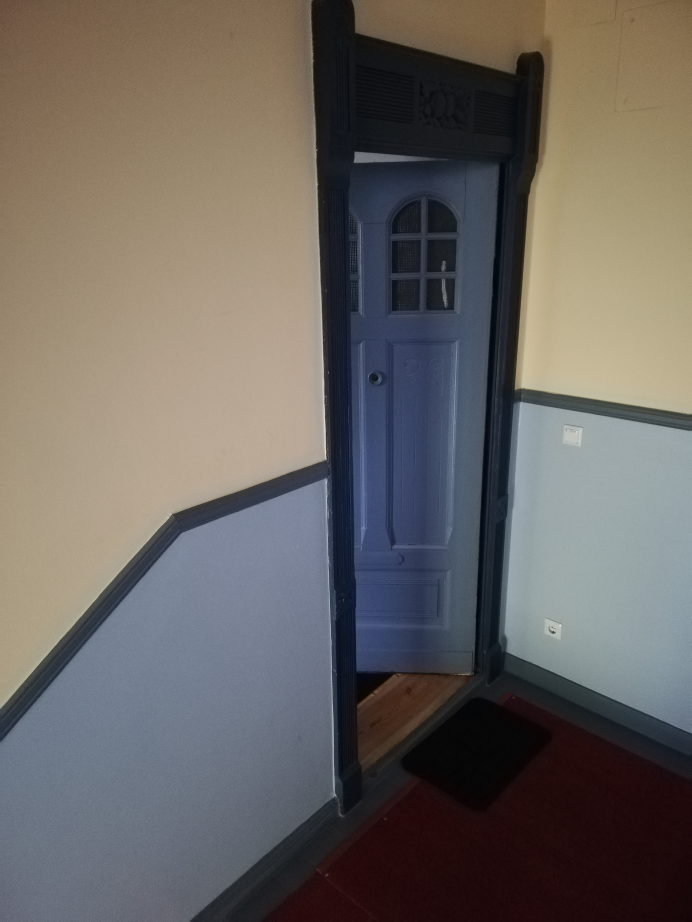
#> input picture images/door_3.jpg, 3456 x 4608 px, given in place of door_3.jpg.jpg, which was not available (shown at 1/5 size)
$ python experiments.py images/door_3.jpg images/door_4.jpg   (older library calls are emulated)
#> lines starting #> are read from the running program, lines starting #| are printed output that depends on the picture; after the words box and inside, x2 and y2 are one past the last pixel; in counts of white or black regions, pixels touching at a corner belong together; long printed decimals are rounded; pictures that were not available may be replaced by others from this repository, and a replacement may not be noted
import cv2
import sys
import numpy as np
import math

# Detection method that gets used in all cases
def detect(img):
    img = resize(img, 120)
    width, height = img.shape[:2]
    # [50 lines of commented-out code are left out]
    img = useCorners(img)

    # Option 6: Shapes
    # img = useShapeDetection(img, edges, gray)

    return img

# START---Detection of doors with the use of corners and edges
def useCorners(img):

    # [14 lines of commented-out code are left out]
    img = cv2.addWeighted(img, 1.5, img, 0, 0)
    cv2.imshow('buf', img)

    gray = cv2.cvtColor(img, cv2.COLOR_BGR2GRAY)

    blurred = cv2.GaussianBlur(gray, (3,3), 2.5)

    # Auto thresholds for now
    sigma = 0.33
    v = np.median(blurred)
    lower = int(max(0, (1.0 - sigma) * v))
    upper = int(min(255, (1.0 + sigma) * v))

    edges = cv2.Canny(blurred, lower/2, upper)
    cv2.imshow('edges2', edges)


    # corners = cv2.goodFeaturesToTrack(edges, 50, 0.1, 10)
    off = 15
    roi = [off, edges.shape[0] - off, off, edges.shape[1] - off]
    mask = np.zeros_like(gray)
    mask[roi[0]:roi[1], roi[2]:roi[3]] = 255

    corners = cv2.goodFeaturesToTrack(gray, 40, 0.05, 10, mask=mask)

    for c in corners:
        x, y = c.ravel()
        cv2.circle(img, (x, y), 3, (0, 0, 255), -1)
    print(len(corners))

    # Group corners
    c_groups = groupCorners(corners, edges, img)

    # [19 lines of commented-out code are left out]

    doors = []
    doorsRanking = []
    for g in c_groups:
        percentage = testCandidate(g, edges)

        if percentage > 0.85:
            doorsRanking.append(percentage)
            doors.append(g)

    for door in doors:
        pts = np.array([door], np.int32)
        pts = pts.reshape((-1,1,2))
        cv2.polylines(img, [pts], True, (255,0,0), 1, cv2.LINE_AA)
        # cv2.imshow('test',img)
        # cv2.waitKey(0)

    print('CANDIDATES', len(doors))

    if len(doors):
        door = chooseBestCandidate(doors, doorsRanking, gray)
        pts = np.array([door], np.int32)
        pts = pts.reshape((-1,1,2))
        cv2.polylines(img, [pts], True, (0,255,255), 1, cv2.LINE_AA)

    return img

def groupCorners(corners, img, showImg):
    height, width = img.shape[:2]

    THRESH_DIST_MAX = height * 0.85
    THRESH_DIST_MIN = height * 0.3

    # Goal is as high as possible somehow
    THRESH_ORI_MAX = 180
    THRESH_ORI_MIN = 50

    doorPosts = []

    done = np.zeros(len(corners))

    # Assuming that door posts are almost vertical
    for i, c1 in enumerate(corners):
        c1 = c1.ravel()
        for j, c2 in enumerate(corners):

            # Filter out duplicates
            if done[j] == True:
                continue

            c2 = c2.ravel()

            distance = getDistance(c1, c2)
            if distance < THRESH_DIST_MIN or distance > THRESH_DIST_MAX:
                continue

            orientation = np.degrees(getOrientation(c1, c2))
            if orientation < THRESH_ORI_MIN or orientation > THRESH_ORI_MAX:
                continue

            # sort so that the high point is always the first
            group = sorted([c1, c2], key=lambda k: [k[1], k[0]])

            doorPosts.append(group)

        # after all possibilities with c1 are done delete it
        done[i] = True

    print('DOORPOSTS', len(doorPosts))

    # [12 lines of commented-out code are left out]

    THRESH_ORI_MAX = 10

    cornerGroups = []
    done = np.zeros(len(doorPosts))

    # Possible door posts are collected, try to join them together
    for i, line1 in enumerate(doorPosts):
        c11, c12 = line1
        length1 = getDistance(c11, c12)
        for j, line2 in enumerate(doorPosts):

            # Filter out duplicates
            if done[j] == True:
                continue

            c21, c22 = line2
            length2 = getDistance(c21, c22)

            # if one of the points is the same -> continue
            if np.array_equal(c11, c21) or np.array_equal(c12, c22):
                continue

            # if the length of door posts is too different -> continue
            lengthDiff = abs(length1 - length2)
            if lengthDiff > length1 * 0.15 or lengthDiff > length2 * 0.15:
                continue

            # TODO look up real door aspect ratios
            lengthAVG = (length1 + length2) / 2
            minLength = lengthAVG * 0.35
            maxLength = lengthAVG * 0.7

            distanceTop = getDistance(c11, c21)
            if distanceTop < minLength or distanceTop > maxLength:
                continue

            distanceBot = getDistance(c12, c22)
            # NOTE: the bottom comparison is more helpful
            # if distanceBot < minLength or distanceBot > maxLength:
            #     continue

            # first distance is top and more important
            if distanceBot > distanceTop * 1.1:
                continue

            orientation = np.degrees(getOrientation(c11, c21))
            if orientation > THRESH_ORI_MAX:
                continue

            orientation = np.degrees(getOrientation(c12, c22))
            if orientation > THRESH_ORI_MAX:
                continue

            # sort to draw door candidate
            group = [c11, c21, c22, c12]
            cornerGroups.append(group)

        # doorpost i does not need further testing
        done[i] = True

    print('CORNERGROUPS', len(cornerGroups))

    return cornerGroups

# [410 lines left out: functions testCandidate, chooseBestCandidate, fldOperations, processLines, groupLines, findRectFromLines and 4 more, not called in this run]

def getDistance(p1, p2):
    x1, y1 = p1
    x2, y2 = p2
    return np.sqrt((x1-x2)**2 + (y1-y2)**2)

def getOrientation(p1, p2):
    x1, y1 = p1
    x2, y2 = p2

    dir = 179
    if x1 != x2:
        dir = (2 / np.pi) * np.arctan(abs(y2-y1) / abs(x2-x1))
    return dir

def getOrientationLine(line):
    orientation = math.atan2(abs((line[0] - line[2])), abs((line[1] - line[3])))
    return math.degrees(orientation)

def resize(img, width):
    h, w = img.shape[:2]
    height = int(h * (width / w))
    dim = (width, height)
    resized = cv2.resize(img, dim, interpolation = cv2.INTER_AREA)

    return resized

# No longer used methods
# [91 lines left out: functions lsdOperations, houghOperations, direction, showLines, stream, not called in this run]

def single(path):
    img = cv2.imread('images/' + path + '.jpg')

    img = detect(img)

    dim = (450, 600)
    # resize image
    resized = cv2.resize(img, dim, interpolation = cv2.INTER_AREA)

    cv2.imshow('frame', resized)
    cv2.imwrite('results/' + path + '.jpg', img)

    ch = cv2.waitKey(0)

# USAGE
# python main.py door_X --> single image
# python main.py --> stream
def main():
    if len(sys.argv) > 1:
        if sys.argv[1] == 'vid':
            stream(sys.argv[2])
        else:
            single(sys.argv[1])
#> in single, img is the input picture: shape (4608, 3456, 3); mean B, G, R 97.7, 101.8, 106.7
#> in resize, `resized = cv2.resize(img, dim, interpolation = cv2.INTER_AREA)`:
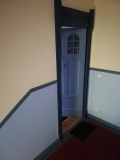
#> resized: shape (160, 120, 3); mean B, G, R 97.7, 101.8, 106.7
#> in useCorners, `img = cv2.addWeighted(img, 1.5, img, 0, 0)`:
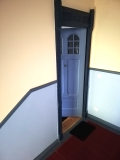
#> img: shape (160, 120, 3); mean of channels 0, 1, 2 146.6, 152.3, 157.7; drawn as B, G, R
#> in useCorners, `gray = cv2.cvtColor(img, cv2.COLOR_BGR2GRAY)`:
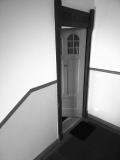
#> gray: shape (160, 120); min 8, max 255, mean 153.3
#> in useCorners, `blurred = cv2.GaussianBlur(gray, (3,3), 2.5)`:
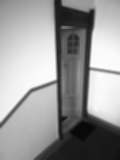
#> blurred: shape (160, 120); min 9, max 255, mean 153.3
#> in useCorners, `v = np.median(blurred)`: v = 174
#> in useCorners, `lower = int(max(0, (1.0 - sigma) * v))`: lower = 116
#> in useCorners, `upper = int(min(255, (1.0 + sigma) * v))`: upper = 231
#> in useCorners, `edges = cv2.Canny(blurred, lower/2, upper)`:
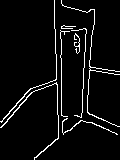
#> edges: shape (160, 120); 5.2% white in thin lines or dots
#> in useCorners, `corners = cv2.goodFeaturesToTrack(gray, 40, 0.05, 10, mask=mask)`: corners = 13 rows, first 8: [90, 66], [56, 79], [61, 27], [88, 112], [62, 115], [68, 53], [85, 29], [58, 138]
#> the loop in useCorners, `for c in corners:` made 13 passes
#> (x, y) on passes 1 to 12: (90, 66), (56, 79), (61, 27), (88, 112), (62, 115), (68, 53), (85, 29), (58, 138), (30, 89), (68, 41), (64, 65), (71, 27)
#> after the loop in useCorners, `for c in corners:`:
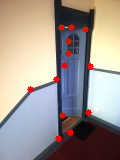
#> img: shape (160, 120, 3); 1.96% of pixels changed, all inside (x1, y1, x2, y2) = (27, 24, 94, 142); drawn as B, G, R
#| 13
#> in groupCorners, `done = np.zeros(len(corners))`: done = [0, 0, 0, 0, 0, 0, 0, 0, 0, 0, 0, 0, 0]
#> the loop in groupCorners, `for i, c1 in enumerate(corners):` made 13 passes
#> after the loop in groupCorners, `for i, c1 in enumerate(corners):`: done = [1, 1, 1, 1, 1, 1, 1, 1, 1, 1, 1, 1, 1]; doorPosts = 20 items, first 6: [[61, 27], [56, 79]], [[56, 79], [58, 138]], [[61, 27], [62, 115]], [[61, 27], [58, 138]], [[61, 27], [70, 132]], [[85, 29], [88, 112]]
#| DOORPOSTS 20
#> in groupCorners, `done = np.zeros(len(doorPosts))`: done = 20 values from 0 to 0
#> the loop in groupCorners, `for i, line1 in enumerate(doorPosts):` made 20 passes
#> line1 on passes 2 to 13: [[56, 79], [58, 138]], [[61, 27], [62, 115]], [[61, 27], [58, 138]], [[61, 27], [70, 132]], [[85, 29], [88, 112]], [[71, 27], [88, 112]], [[68, 53], [62, 115]], [[68, 41], [62, 115]], [[64, 65], [62, 115]], [[71, 27], [62, 115]], [[68, 53], [58, 138]], [[68, 53], [70, 132]]
#> (c12, length1) on pass 1: ([56, 79], 52.24)
#| CORNERGROUPS 0
#| CANDIDATES 0
#> in single, `resized = cv2.resize(img, dim, interpolation = cv2.INTER_AREA)`:
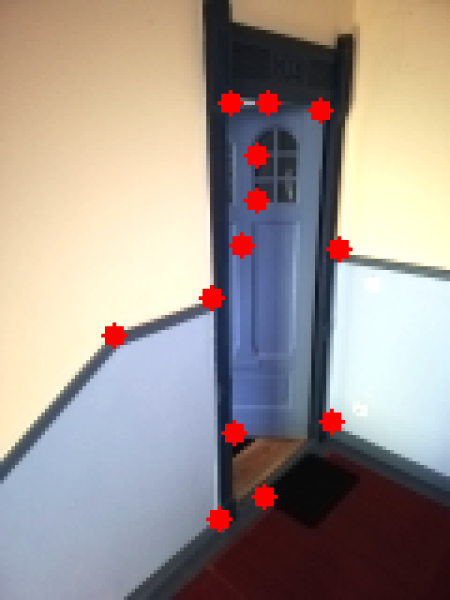
#> resized: shape (600, 450, 3); mean of channels 0, 1, 2 144.6, 150.5, 161.1; drawn as B, G, R
#> (key q is pressed here)
    else:
        stream()

main()

$ run again, on images/door_4.jpg
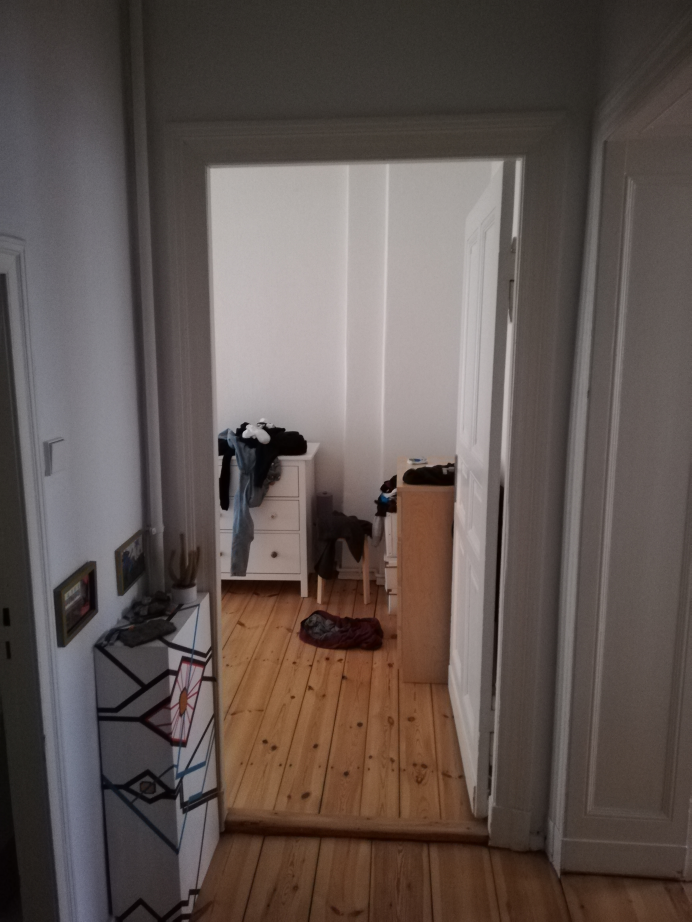
#> input picture images/door_4.jpg, 3456 x 4608 px, given in place of door_4.jpg.jpg, which was not available (shown at 1/5 size)
#> in single, img is the input picture: shape (4608, 3456, 3); mean B, G, R 81.1, 85.4, 96.4
#> v = 120
#> lower = 80
#> upper = 159
#> in useCorners, `edges = cv2.Canny(blurred, lower/2, upper)`:
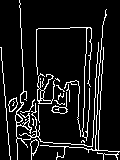
#> edges: shape (160, 120); 10% white in thin lines or dots
#> in useCorners, `corners = cv2.goodFeaturesToTrack(gray, 40, 0.05, 10, mask=mask)`: corners = 21 rows, first 8: [45, 75], [71, 83], [39, 87], [43, 99], [15, 98], [31, 110], [32, 137], [86, 28]
#> the loop in useCorners, `for c in corners:` made 21 passes
#| 21
#> done = 21 values from 0 to 0
#> the loop in groupCorners, `for i, c1 in enumerate(corners):` made 21 passes
#> c1 on passes 7 to 14: [[32, 137]], [[86, 28]], [[36, 29]], [[17, 123]], [[63, 91]], [[28, 121]], [[16, 112]], [[55, 101]]
#| DOORPOSTS 14
#> the loop in groupCorners, `for i, line1 in enumerate(doorPosts):` made 14 passes
#> line1 on passes 1 to 8: [[39, 87], [32, 137]], [[36, 29], [39, 87]], [[36, 29], [43, 99]], [[36, 29], [31, 110]], [[36, 29], [32, 137]], [[86, 28], [84, 140]], [[86, 28], [87, 83]], [[36, 29], [17, 123]]
#| CORNERGROUPS 2
#> the loop in useCorners, `for g in c_groups:` made 2 passes
#> g on passes 1 to 2: [[36, 29], [86, 28], [84, 140], [32, 137]], [[36, 29], [89, 41], [84, 140], [32, 137]]
#> the loop in useCorners, `for door in doors:` made 1 pass
#| CANDIDATES 1
#> the loop in chooseBestCandidate, `for corners in doors:` made 1 pass
#| WINNING SCORE:  1.680
#> in single, `resized = cv2.resize(img, dim, interpolation = cv2.INTER_AREA)`:
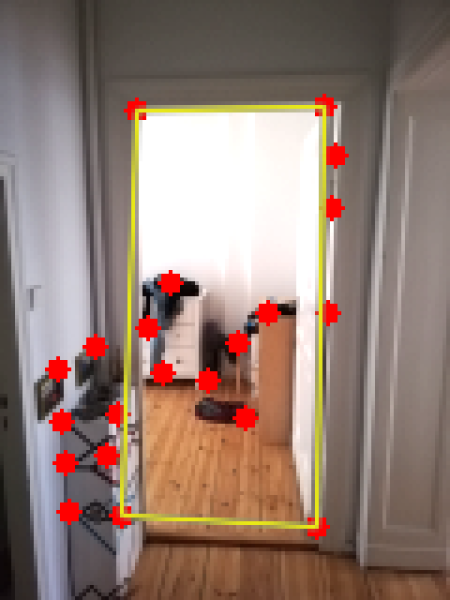
#> resized: shape (600, 450, 3); mean of channels 0, 1, 2 115.4, 125.5, 147.3; drawn as B, G, R

$ run again, on images/door_5.jpg
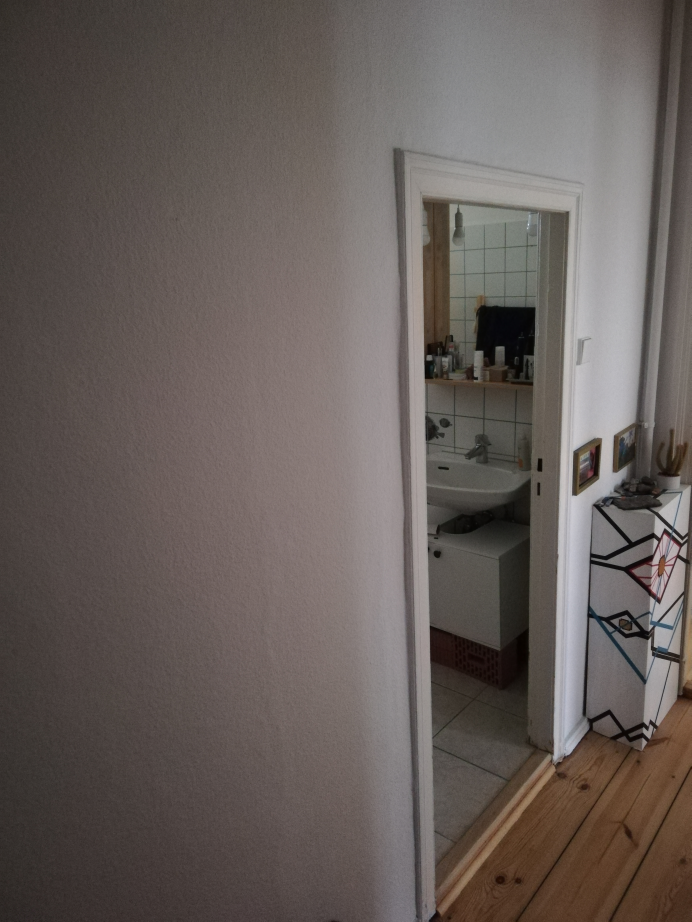
#> input picture images/door_5.jpg, 3456 x 4608 px, given in place of door_5.jpg.jpg, which was not available (shown at 1/5 size)
#> in single, img is the input picture: shape (4608, 3456, 3); mean B, G, R 89.7, 93.6, 102.3
#> v = 137
#> lower = 91
#> upper = 182
#> in useCorners, `edges = cv2.Canny(blurred, lower/2, upper)`:
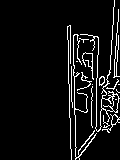
#> edges: shape (160, 120); 7% white in thin lines or dots, all inside (x1, y1, x2, y2) = (67, 0, 120, 160)
#> in useCorners, `corners = cv2.goodFeaturesToTrack(gray, 40, 0.05, 10, mask=mask)`: corners = 15 rows, first 8: [103, 76], [103, 96], [74, 35], [97, 130], [91, 54], [97, 37], [76, 109], [75, 62]
#> the loop in useCorners, `for c in corners:` made 15 passes
#| 15
#> done = [0, 0, 0, 0, 0, 0, 0, 0, 0, 0, 0, 0, 0, 0, 0]
#> the loop in groupCorners, `for i, c1 in enumerate(corners):` made 15 passes
#| DOORPOSTS 15
#> the loop in groupCorners, `for i, line1 in enumerate(doorPosts):` made 15 passes
#> line1 on passes 1 to 8: [[103, 76], [97, 130]], [[97, 37], [103, 96]], [[74, 35], [76, 109]], [[74, 35], [76, 92]], [[74, 35], [86, 111]], [[74, 35], [86, 95]], [[91, 54], [97, 130]], [[91, 66], [97, 130]]
#| CORNERGROUPS 1
#> the loop in useCorners, `for g in c_groups:` made 1 pass
#> g on pass 1: [[97, 37], [74, 35], [86, 95], [103, 96]]
#> the loop in useCorners, `for door in doors:` made 1 pass
#| CANDIDATES 1
#> the loop in chooseBestCandidate, `for corners in doors:` made 1 pass
#| WINNING SCORE:  1.716
#> in single, `resized = cv2.resize(img, dim, interpolation = cv2.INTER_AREA)`:
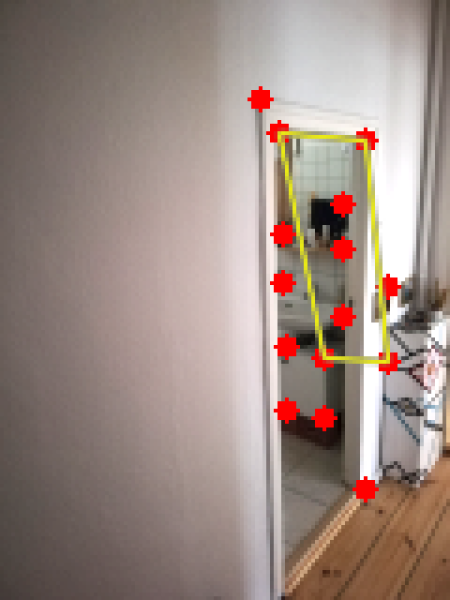
#> resized: shape (600, 450, 3); mean of channels 0, 1, 2 130.4, 138.1, 156; drawn as B, G, R
